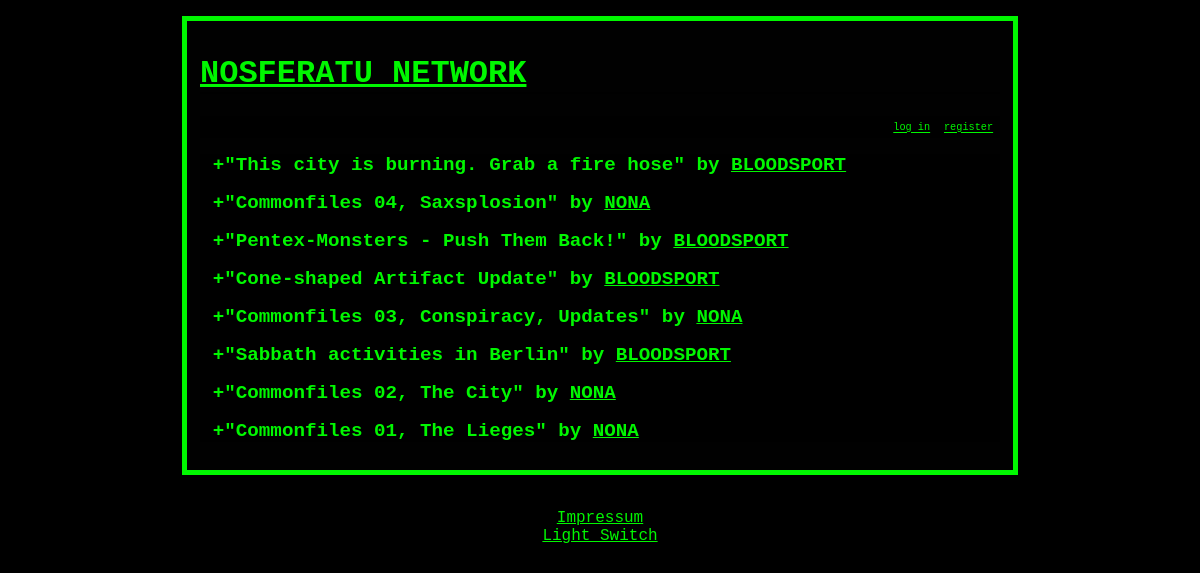
The page / on the database its author committed.
### tables this page shows
CREATE TABLE entries (
  id     INTEGER PRIMARY KEY AUTOINCREMENT,
  author TEXT NOT NULL,
  title  TEXT NOT NULL,
  text     TEXT NOT NULL,
  plusoned TEXT
);

### NossiSite/views.py (the view)
@app.route('/')
def show_entries():
    cur = g.db.execute('SELECT author, title, text, plusOned, id FROM entries ORDER BY id DESC')
    entries = [dict(author=row[0], title=row[1], text=row[2], plusoned=row[3], id=row[4]) for row in cur.fetchall()]
    entries = [e for e in entries if e.get('author', "none")[0].isupper()]
    for e in entries:
        if e.get('plusoned') is not None:
            esplit = e.get('plusoned').split(' ')
            e['plusoned'] = ((session.get('user') in esplit) or (session.get('user') == e.get('author')))
        else:
            e['plusoned'] = (session.get('user') == e.get('author'))
        e['text'] = bleach.clean(e['text'].replace("\n", "<br>"))
        e['own'] = (session.get('logged_in')) and (session.get('user') == e['author'])
    gentoken()
    return render_template('show_entries.html', entries=entries)

### NossiSite/helpers.py (called while the page is built)
def connect_db():
    print("connecting to", app.config['DATABASE'])
    return sqlite3.connect(app.config['DATABASE'])

@app.before_request
def before_request():
    g.db = connect_db()

@app.teardown_request
def teardown_request(exception):
    db = getattr(g, 'db', None)
    if db is not None:
        db.close()

### NossiSite/views.py (called while the page is built)
@app.context_processor
def gettoken():
    return dict(token=token.get(session.get('user', None), ''))

def gentoken():
    if session.get('user', False):
        token[session['user']] = generate_token(session)
        return token[session['user']]
    else:
        return ''

### NossiSite/templates/show_entries.html (shortened to what this page needs)
{% extends "layout.html" %}
{% block body %}
  <ul class=entries>
  {% for entry in entries %}
      <li><h2 class="header">+"{{ entry.title }}" by <a
              href="{{ url_for('show_user_profile', username=entry.author) }}">{{ entry.author }}</a>
          </h2> </li>
  {% else %}
      <li><em>Unbelievable.  No entries here so far</em></li>
  {% endfor %}
  </ul>
{% endblock %}

### NossiSite/static/style.css (style rules this page uses)
* { color: #00f700; font-family: "Lucida Console", Monaco, monospace; }
body { background: black; overflow-x: auto; }
a, h1, h2 { color: #00f700; }
h2 { font-size: 1.2em; }
.entries { list-style: none; margin: 0; padding: 0; background: #000000; color:#00f700 }
.entries li { margin: 0.8em ; }
.entries li h2 { margin-left: 0; }

### rows shown on the page
entries: title "This city is burning. Grab a fire hose", author "BLOODSPORT"
entries: title "Commonfiles 04, Saxsplosion", author "NONA"
entries: title "Pentex-Monsters - Push Them Back!", author "BLOODSPORT"
entries: title "Cone-shaped Artifact Update", author "BLOODSPORT"
entries: title "Commonfiles 03, Conspiracy, Updates", author "NONA"
entries: title "Sabbath activities in Berlin", author "BLOODSPORT"
entries: title "Commonfiles 02, The City", author "NONA"
entries: title "Commonfiles 01, The Lieges", author "NONA"
